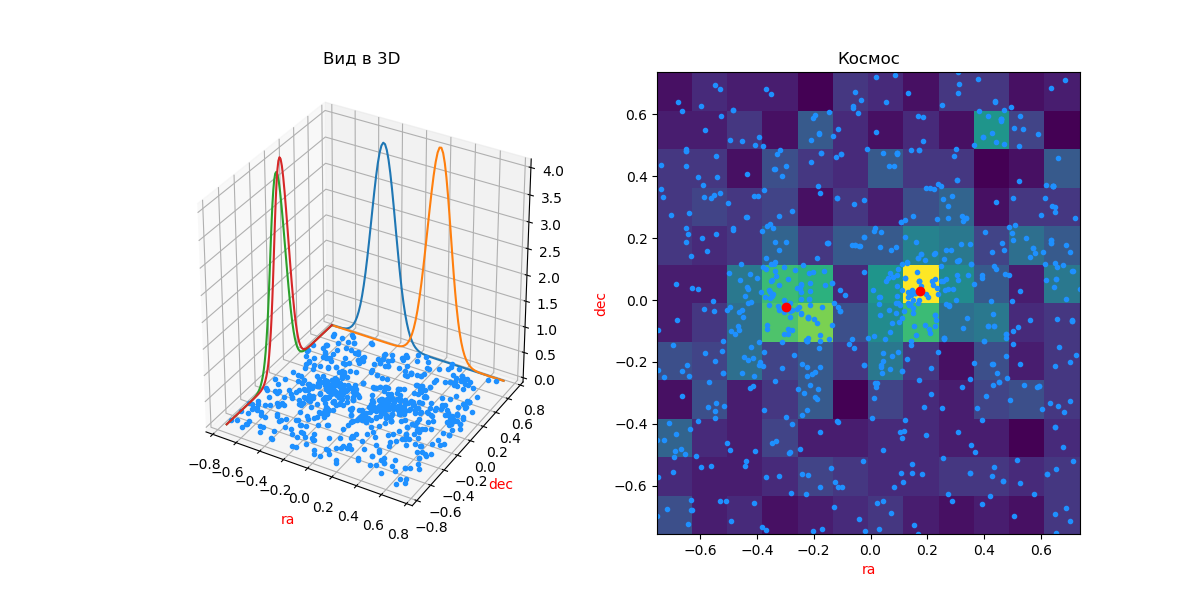

This figure's Python source:
import astropy.units as u
from astropy.coordinates import SkyCoord
from astroquery.vizier import Vizier
import numpy as np

import mixfit
import matplotlib.pyplot as plt
import json
from scipy.stats import norm
from mpl_toolkits.mplot3d import Axes3D

center_coord = SkyCoord('02h21m00s +57d07m42s')
vizier = Vizier(column_filters={'Bmag': '<13'},  # число больше — звёзд больше
                row_limit=10000)
stars = vizier.query_region(center_coord,
                            width=1.5 * u.deg,
                            height=1.5 * u.deg,
                            catalog='USNO-A2.0')[0]
# print(stars)
ra = stars['RAJ2000'].data  # прямое восхождение, аналог долготы
dec = stars['DEJ2000'].data  # склонение, аналог широты
x1 = (ra - ra.mean()) * np.cos(dec / 180 * np.pi)
x2 = dec


def data(tmp):
    for i in range(len(x1)):
        tmp.append([x1[i], x2[i]])
    tmp = np.asarray(tmp)
    return tmp


def plot():
    global x
    fig = plt.figure()

    """ax1 = fig.add_subplot(221)
    a = np.linspace(x1.min(), x1.max(), 100)
    ax1.plot(a, norm.pdf(a, res['mu1'][0], res['sigma1']))
    ax1.plot(a, norm.pdf(a, res['mu2'][0], res['sigma2']))
    ax1.hist(x1, 100)
    ax1.title.set_text('Распределение ra')

    ax2 = fig.add_subplot(222)
    a = np.linspace(x[:, 1].min(), x[:, 1].max(), 100)
    ax2.plot(a, norm.pdf(a, res['mu1'][1], res['sigma1']))
    ax2.plot(a, norm.pdf(a, res['mu2'][1], res['sigma2']))
    ax2.hist(x[:, 1], 100)
    ax2.title.set_text('Распределение dec')"""

    ax3 = fig.add_subplot(121, projection='3d')
    a = np.linspace(x1.min(), x1.max(), 100)
    ax3.plot(a, norm.pdf(a, res['mu1'][0], res['sigma1']), zs=x[:, 1].max(), zdir='y')
    ax3.plot(a, norm.pdf(a, res['mu2'][0], res['sigma2']), zs=x[:, 1].max(), zdir='y')
    ax3.plot(x1, x[:, 1], '.', color='dodgerblue', label='stars')
    a = np.linspace(x[:, 1].min(), x[:, 1].max(), 100)
    ax3.plot(a, norm.pdf(a, res['mu1'][1], res['sigma1']), zs=x1.min(), zdir='x')
    ax3.plot(a, norm.pdf(a, res['mu2'][1], res['sigma2']), zs=x1.min(), zdir='x')
    ax3.set_xlabel('ra', color='r')
    ax3.set_ylabel('dec', color='r')
    ax3.title.set_text('Вид в 3D')

    ax4 = fig.add_subplot(122)
    ax4.hist2d(*x.T, bins=12)
    ax4.plot(*x.T, '.', color='dodgerblue')
    ax4.plot(res['mu1'][0], res['mu1'][1], 'o', color='r')
    ax4.plot(res['mu2'][0], res['mu2'][1], 'o', color='r')
    ax4.set_xlabel('ra', color='r')
    ax4.set_ylabel('dec', color='r')
    ax4.title.set_text('Космос')

    fig.set_size_inches(12, 6)
    plt.savefig('per.png', quality=100, figsize=(1000, 1000))
    plt.show()


def save():
    global res
    global x
    x = []
    x = data(x)
    x[:, 1] = x[:, 1] - x[:, 1].mean()
    arg = 0.3, [-0.5, -0.4], 0.5, 0.6, [0.5, 0.5], 0.7
    res = mixfit.em_double_cluster(x, 1.5 * 1.5, *arg)  # (max(x[:, 1]) - min(x[:, 1])) * (max(x[:, 0]) - min(x[:, 0]))
    print(res)
    plot()
    res['mu1'][1] += dec.mean()
    res['mu2'][1] += dec.mean()
    res['mu1'][0] += res['mu1'][0] / np.cos(res['mu1'][1] / 180 * np.pi) + ra.mean()
    res['mu2'][0] += res['mu2'][0] / np.cos(res['mu1'][1] / 180 * np.pi) + ra.mean()
    with open('per.json', 'w') as file:
        json.dump({"size_ratio": 1.5, "clusters": [
                       {"center": {
                           'ra': res['mu1'][0],
                           'dec': res['mu1'][1]},
                           "sigma": res['sigma1'],
                           "tau": res['tau1']},
                       {"center": {
                           'ra': res['mu2'][0],
                           'dec': res['mu2'][1]},
                        "sigma": res['sigma2'],
                        "tau": res['tau2']}]},
                  file,
                  indent=4,
                  separators=(',', ': '))


save()
